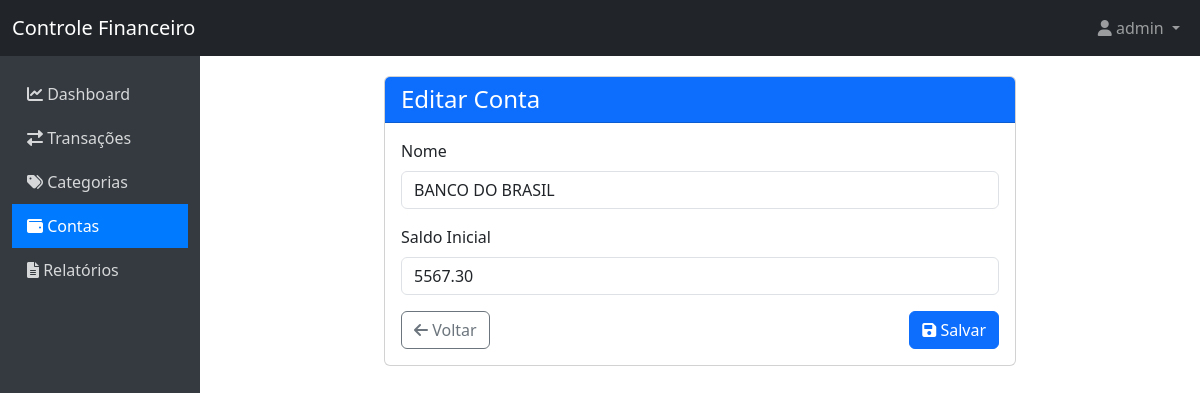
/contas/editar/1/ (signed in), run on an earlier commit of the app's database.
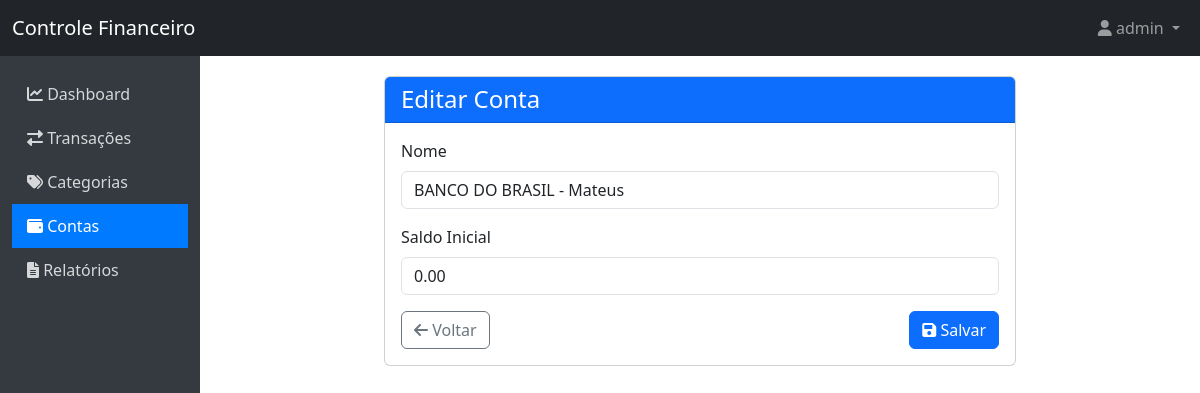
And on a later commit of the database.
### controle/models.py (models this page shows, shortened)
class Conta(models.Model):
    nome = models.CharField(max_length=100)
    saldo = models.DecimalField(max_digits=10, decimal_places=2, default=0)
    usuario = models.ForeignKey(User, on_delete=models.CASCADE)
    class Meta:
        verbose_name = 'Conta'
        verbose_name_plural = 'Contas'
        ordering = ['nome']

### controle/views.py (the view)
# urls.py: path('contas/editar/<int:pk>/', views.editar_conta, name='editar_conta'),
@login_required
def editar_conta(request, pk):
    conta = get_object_or_404(Conta, pk=pk, usuario=request.user)
    if request.method == 'POST':
        form = ContaForm(request.POST, instance=conta)
        if form.is_valid():
            form.save()
            messages.success(request, 'Conta atualizada com sucesso!')
            return redirect('controle:lista_contas')
    else:
        form = ContaForm(instance=conta)
    return render(request, 'controle/form_conta.html', {'form': form})

### controle/forms.py
class ContaForm(forms.ModelForm):
    class Meta:
        model = Conta
        fields = ['nome', 'saldo']
        widgets = {
            'nome': forms.TextInput(attrs={'class': 'form-control'}),
            'saldo': forms.NumberInput(attrs={'class': 'form-control'}),
        }

### controle/templates/controle/form_conta.html (shortened to what this page needs)
{% extends 'controle/base.html' %}
{% block content %}
<div class="row justify-content-center">
    <div class="col-md-8">
        <div class="card">
            <div class="card-header bg-primary text-white">
                <h4 class="mb-0">{% if form.instance.pk %}Editar{% else %}Nova{% endif %} Conta</h4>
            </div>
            <div class="card-body">
                <form method="post">
                    <div class="mb-3">
                        <label for="id_nome" class="form-label">Nome</label>
                        {{ form.nome }}
                    </div>
                    <div class="mb-3">
                        <label for="id_saldo" class="form-label">Saldo Inicial</label>
                        {{ form.saldo }}
                    </div>
                    <div class="d-flex justify-content-between">
                        <a href="{% url 'controle:lista_contas' %}" class="btn btn-outline-secondary">
                            <i class="fas fa-arrow-left"></i> Voltar
                        </a>
                        <button type="submit" class="btn btn-primary">
                            <i class="fas fa-save"></i> Salvar
                        </button>
                    </div>
                </form>
            </div>
        </div>
    </div>
</div>
{% endblock %}

What changed in the data, as far as the page shows it:
changed Conta: nome "BANCO DO BRASIL" → "BANCO DO BRASIL - Mateus"; saldo "5567.30" → "0.00"
